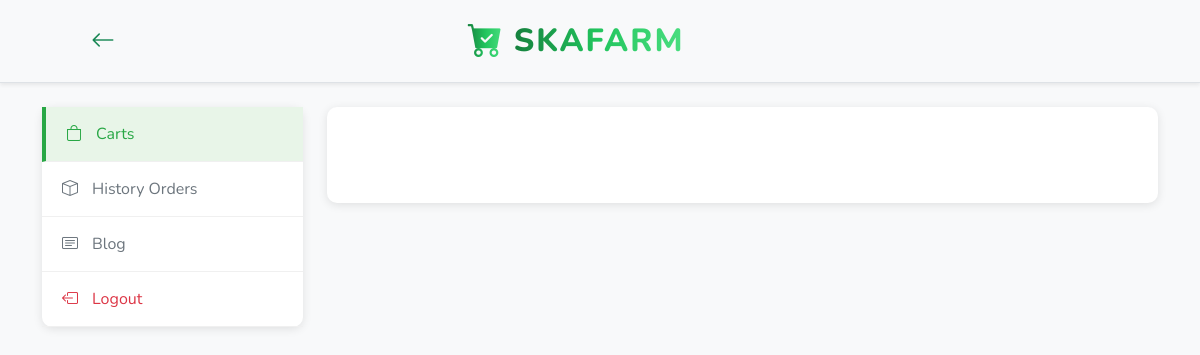
Before: /index.php?controller=cart&action=mycart (signed in) with the older database file.
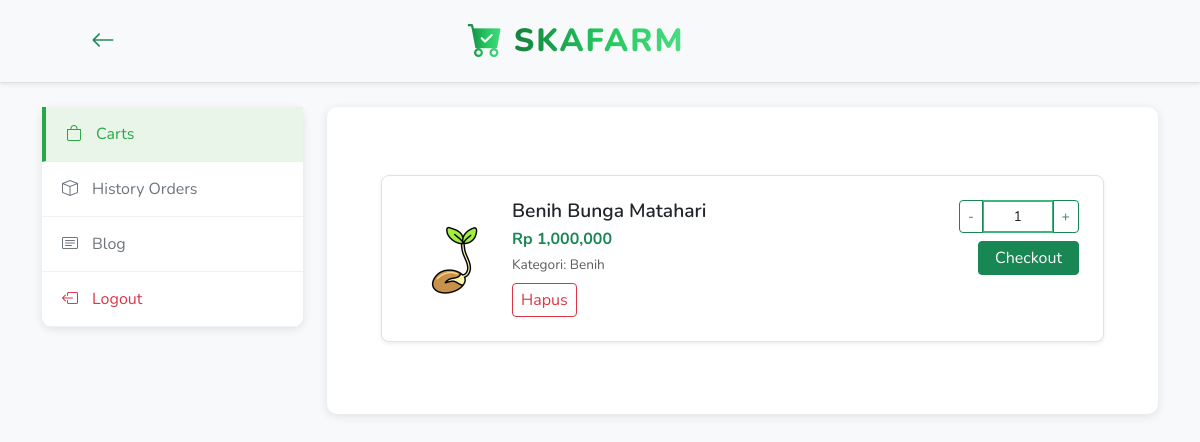
After: the same page with the newer database file.
### tables this page shows
CREATE TABLE `master_cart` (
  `id_cart` int NOT NULL,
  `kode_user` int NOT NULL,
  `kode_produk` varchar(255) NOT NULL,
  `qty` int NOT NULL,
  `harga_satuan` int NOT NULL,
  `subtotal` int NOT NULL
);

CREATE TABLE `produk` (
  `kode_produk` varchar(255) NOT NULL,
  `nama_barang` varchar(255) NOT NULL,
  `satuan` varchar(255) NOT NULL,
  `harga` bigint NOT NULL,
  `img` text NOT NULL,
  `stok` int NOT NULL,
  `kode_gudang` varchar(255) NOT NULL,
  `kategori_id` int NOT NULL,
  `deskripsi` varchar(255) NOT NULL
);

CREATE TABLE `master_kategori` (
  `kode_kategori` int NOT NULL,
  `img` text NOT NULL,
  `nama_kategori` varchar(255) NOT NULL
);

### controllers/CartController.php (called while the page is built, shortened)
<?php
require_once(__DIR__ . '/../models/Cart.php');
class CartController
{
    private $cartModel;
    public function __construct($conn)
    {
        $this->cartModel   = new Cart($conn);
    }
    public function mycart()
    {
        $kode_user = $_SESSION['user_id'];
        $cartItems = $this->cartModel->getCartByUser($kode_user);
        include 'views/landingPage/cart.php';
    }
}

### models/Cart.php (called while the page is built, shortened)
<?php
class Cart
{
    private $conn;
    public function __construct($db)
    {
        $this->conn = $db;
    }
    public function getCartByUser($kode_user)
    {
        $query = "SELECT c.id_cart, c.*, b.nama_barang, b.harga, b.img, k.nama_kategori, b.stok
              FROM master_cart c
              JOIN produk b ON c.kode_produk = b.kode_produk
              JOIN master_kategori k ON b.kategori_id = k.kode_kategori
              WHERE c.kode_user = :kode_user";
        $stmt = $this->conn->prepare($query);
        $stmt->execute(['kode_user' => $kode_user]);
        return $stmt;
    }
}

### views/landingPage/cart.php (the view, shortened to what the changed rows need)
<?php require_once(__DIR__ . "/../components/landingPage/head.php"); ?>
<nav class="cart-navbar shadow-sm bg-body-tertiary border-bottom sticky-top z-3 py-3">
    <div class="container d-flex justify-content-between align-items-center px-3 px-lg-5 position-relative">
        <a class="btn position-relative z-1" href="index.php?controller=beranda&action=index" aria-label="Back">
            <i class="bi bi-arrow-left fs-4 text-success"></i>
        </a>
        <div class="position-absolute start-50 translate-middle-x text-center">
            <a class="navbar-brand me-4 me-lg-5 d-flex align-items-center text-decoration-none"
                href="index.php?controller=beranda&action=index">
                <i class="bi bi-cart-check-fill"
                    style="
                        font-size: 2.2rem;
                        background: linear-gradient(90deg, #15803d, #22c55e, #4ade80);
                        -webkit-background-clip: text;
                        -webkit-text-fill-color: transparent;
                        margin-right: 10px;
                   "></i>
                <span class="logo-text-gradient">Skafarm</span>
            </a>
        </div>
    </div>
</nav>
<div class="container mt-4">
    <div class="row">
        <div class="col-md-3 mb-3">
            <div class="blog-sidebar d-none d-md-block">
                <div class="nav flex-column">
                    <a class="blog-nav-link text-decoration-none active" href="index.php?controller=cart&action=mycart"><i class="bi bi-bag"></i> Carts</a>
                    <a class="blog-nav-link text-decoration-none" href="index.php?controller=detailtransaksi&action=myhistory"><i class="bi bi-box"></i> History Orders</a>
                    <a class="blog-nav-link text-decoration-none" href="index.php?controller=blog&action=myblog"><i class="bi bi-card-text"></i> Blog</a>
                    <a class="blog-nav-link text-decoration-none blog-logout-link" href="index.php?controller=auth&action=logout"><i class="bi bi-box-arrow-left"></i> Logout</a>
                </div>
            </div>
        </div>
        <div class="col-md-9">
            <div class="cart-main-content pt-5">
                <div class="cart-tab-content pb-5 mb-5 px-2 px-md-4" id="cartOrderTabContent">
                    <div class="tab-pane fade show active" id="cart-all-orders" role="tabpanel">
                        <?php foreach ($cartItems as $item): ?>
                            <?php
                            $img = 'default.jpg';
                            if (!empty($item['img'])) {
                                $decoded = json_decode($item['img'], true);
                                if (is_array($decoded) && count($decoded) > 0) {
                                    $img = $decoded[0];
                                } elseif (is_string($item['img'])) {
                                    $img = $item['img'];
                                }
                            }
                            ?>
                            <form method="POST" action="index.php?controller=detailtransaksi&action=checkout" class="cart-item-form">
                                <div class="cart-order-card border rounded-3 bg-white p-3 p-md-4 mb-4 shadow-sm">
                                    <div class="d-flex flex-column flex-md-row align-items-start align-items-md-center justify-content-between gap-3">
                                        <div class="flex-shrink-0 text-center">
                                            <img src="uploads/<?= htmlspecialchars($img) ?>"
                                                class="rounded-3 img-fluid"
                                                style="width: 90px; height: 90px; object-fit: cover;">
                                        </div>
                                        <div class="flex-grow-1 w-100 d-flex flex-column flex-md-row justify-content-between align-items-start gap-3">
                                            <div>
                                                <h6 class="fw-semibold mb-1"><?= htmlspecialchars($item['nama_barang']); ?></h6>
                                                <div class="text-success fw-bold mb-1">
                                                    Rp <?= number_format($item['harga_satuan']); ?>
                                                </div>
                                                <div class="text-muted small mb-2">
                                                    Kategori: <?= htmlspecialchars($item['nama_kategori']); ?>
                                                </div>
                                                <a href="index.php?controller=cart&action=delete&id_cart=<?= $item['id_cart']; ?>"
                                                    class="btn btn-sm btn-outline-danger">Hapus</a>
                                            </div>
                                            <div class="d-flex flex-column align-items-md-end gap-2">
                                                <div class="input-group input-group-sm" style="max-width: 120px;">
                                                    <button class="btn btn-outline-secondary cart-btn-decrease" type="button">-</button>
                                                    <input type="text" class="form-control text-center cart-quantity-input" value="1">
                                                    <button class="btn btn-outline-secondary cart-btn-increase" type="button">+</button>
                                                </div>
                                                <button type="submit" class="btn btn-success btn-sm px-3">Checkout</button>
                                            </div>
                                        </div>
                                    </div>
                                </div>
                            </form>
                        <?php endforeach; ?>
                    </div>
                </div>
            </div>
        </div>
    </div>
</div>

Changed rows visible on the page:
added master_cart: kode_produk.nama_barang "Benih Bunga Matahari", harga_satuan "1,000,000", master_kategori.nama_kategori "Benih"
